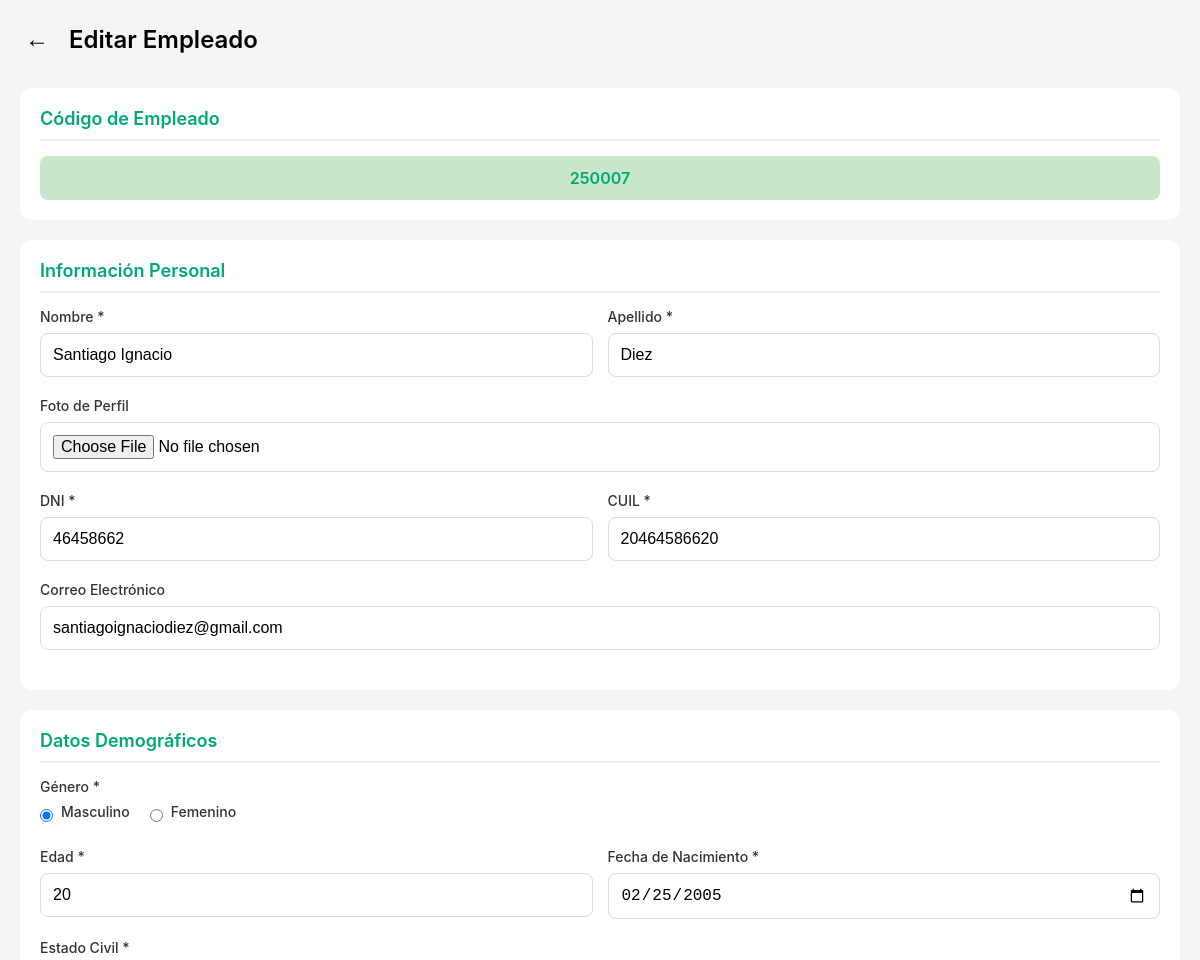
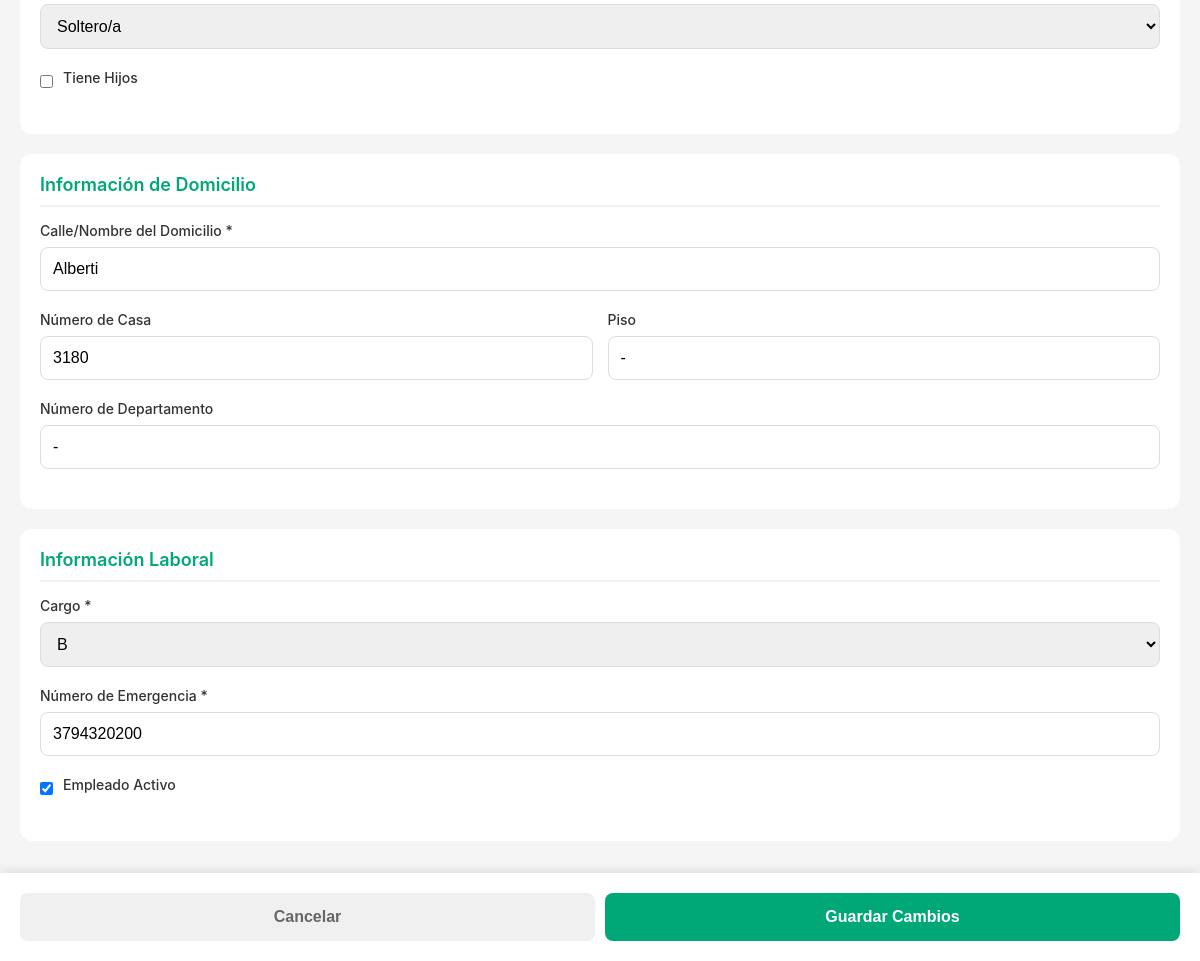
The page /editarEmpleado/250007/ on the database its author committed (2 pictures, top to bottom).
### myapp/models.py (models this page shows, shortened)
class Employee(AbstractBaseUser, PermissionsMixin):
    employee_id = models.CharField("ID de Empleado", max_length=6, unique=True, primary_key=True)
    nombre = models.CharField("Nombre", max_length=100)
    apellido = models.CharField("Apellido", max_length=100)
    dni = models.CharField("DNI", max_length=8, unique=True)
    cuil = models.CharField("CUIL", max_length=11, unique=True)
    foto_perfil = models.ImageField("Foto de Perfil", upload_to='empleados/', null=True, blank=True)
    numero_telefono = models.CharField("Número de Telefono", max_length=20)
    email = models.EmailField("Correo Electrónico", blank=True, null=True)
    codigo_biometrico = models.IntegerField("Código biométrico", unique=True, null=True, blank=True)
    setup_completo = models.BooleanField("Setup Completo", default=False)
    GENERO_CHOICES = [
        ('M', 'Masculino'),
        ('F', 'Femenino'),
    ]
    genero = models.CharField("Género", max_length=1, choices=GENERO_CHOICES)
    edad = models.IntegerField("Edad")
    fecha_nacimiento = models.DateField("Fecha de Nacimiento")
    ESTADO_CIVIL_CHOICES = [
        ('soltero', 'Soltero/a'),
        ('casado', 'Casado/a'),
        ('divorciado', 'Divorciado/a'),
        ('viudo', 'Viudo/a'),
    ]
    estado_civil = models.CharField("Estado Civil", max_length=20, choices=ESTADO_CIVIL_CHOICES)
    tiene_hijos = models.BooleanField("Tiene Hijos", default=False)
    nombre_domicilio = models.CharField("Nombre del Domicilio", max_length=200)
    numero_departamento = models.CharField("Número de Departamento", max_length=10, blank=True, null=True)
    piso_departamento = models.CharField("Piso de Departamento", max_length=10, blank=True, null=True)
    numero_casa = models.CharField("Número de Casa", max_length=10, blank=True, null=True)
    numero_emergencia = models.CharField("Número de Emergencia", max_length=20)
    position = models.CharField("Cargo", max_length=100, default="Empleado")
    is_manager = models.BooleanField("Es Gerente", default=False)
    is_active = models.BooleanField("Activo", default=True)
    password = models.CharField("Contraseña", max_length=128)
    objects = EmployeeManager()
    USERNAME_FIELD = 'employee_id'
    REQUIRED_FIELDS = ['nombre', 'apellido', 'dni']
    class Meta:
        verbose_name = "Empleado"
        verbose_name_plural = "Empleados"

### myapp/views.py (the view, shortened to what this page needs)
# urls.py: path('editarEmpleado/<str:employee_id>/', views.vista_editar_empleado, name='editar_empleado'),
def vista_editar_empleado(request, employee_id):
    try:
        empleado = Employee.objects.get(employee_id=employee_id)
        return render(request, 'myapp/editarEmpleado.html', {'empleado': empleado})
    except Employee.DoesNotExist:
        return redirect('/listaEmpleados/')

### myapp/templates/myapp/editarEmpleado.html (shortened to what this page needs)
<!DOCTYPE html>
<html lang="es">
<head>
</head>
<body>
    <div class="header">
        <button class="back-button" onclick="window.location.href='/listaEmpleados/'">←</button>
        <h1>Editar Empleado</h1>
    </div>
    <form id="editarEmpleadoForm" method="POST" enctype="multipart/form-data">
        <div class="form-container">
            <div class="section-title">Código de Empleado</div>
            <div class="code-display" id="employeeCode">{{ empleado.employee_id }}</div>
        </div>
        <div class="form-container">
            <div class="section-title">Información Personal</div>
            <div class="form-row">
                <div class="form-group">
                    <label for="nombre">Nombre *</label>
                    <input type="text" id="nombre" name="nombre" value="{{ empleado.nombre }}" required>
                </div>
                <div class="form-group">
                    <label for="apellido">Apellido *</label>
                    <input type="text" id="apellido" name="apellido" value="{{ empleado.apellido }}" required>
                </div>
            </div>
            <div class="form-group">
                <label for="foto_perfil">Foto de Perfil</label>
                <input type="file" id="foto_perfil" name="foto_perfil" accept="image/*">
            </div>
            <div class="form-row">
                <div class="form-group">
                    <label for="dni">DNI *</label>
                    <input type="text" id="dni" name="dni" value="{{ empleado.dni }}" maxlength="8" required>
                </div>
                <div class="form-group">
                    <label for="cuil">CUIL *</label>
                    <input type="text" id="cuil" name="cuil" value="{{ empleado.cuil }}" maxlength="11" required>
                </div>
            </div>
            <div class="form-group">
                <label for="email">Correo Electrónico</label>
                <input type="email" id="email" name="email" value="{{ empleado.email|default:'' }}">
            </div>
        </div>
        <div class="form-container">
            <div class="section-title">Datos Demográficos</div>
            <div class="form-group">
                <label>Género *</label>
                <div class="radio-group">
                    <div class="radio-option">
                        <input type="radio" id="generoM" name="genero" value="M" {% if empleado.genero == 'M' %}checked{% endif %} required>
                        <label for="generoM">Masculino</label>
                    </div>
                    <div class="radio-option">
                        <input type="radio" id="generoF" name="genero" value="F" {% if empleado.genero == 'F' %}checked{% endif %} required>
                        <label for="generoF">Femenino</label>
                    </div>
                </div>
            </div>
            <div class="form-row">
                <div class="form-group">
                    <label for="edad">Edad *</label>
                    <input type="number" id="edad" name="edad" value="{{ empleado.edad }}" min="18" max="100" required>
                </div>
                <div class="form-group">
                    <label for="fecha_nacimiento">Fecha de Nacimiento *</label>
                    <input type="date" id="fecha_nacimiento" name="fecha_nacimiento" value="{{ empleado.fecha_nacimiento|date:'Y-m-d' }}" required>
                </div>
            </div>
            <div class="form-group">
                <label for="estado_civil">Estado Civil *</label>
                <select id="estado_civil" name="estado_civil" required>
                    <option value="soltero" {% if empleado.estado_civil == 'soltero' %}selected{% endif %}>Soltero/a</option>
                </select>
            </div>
            <div class="form-group">
                <div class="checkbox-group">
                    <input type="checkbox" id="tiene_hijos" name="tiene_hijos" {% if empleado.tiene_hijos %}checked{% endif %}>
                    <label for="tiene_hijos">Tiene Hijos</label>
                </div>
            </div>
        </div>
        <div class="form-container">
            <div class="section-title">Información de Domicilio</div>
            <div class="form-group">
                <label for="nombre_domicilio">Calle/Nombre del Domicilio *</label>
                <input type="text" id="nombre_domicilio" name="nombre_domicilio" value="{{ empleado.nombre_domicilio }}" required>
            </div>
            <div class="form-row">
                <div class="form-group">
                    <label for="numero_casa">Número de Casa</label>
                    <input type="text" id="numero_casa" name="numero_casa" value="{{ empleado.numero_casa|default:'' }}">
                </div>
                <div class="form-group">
                    <label for="piso_departamento">Piso</label>
                    <input type="text" id="piso_departamento" name="piso_departamento" value="{{ empleado.piso_departamento|default:'' }}">
                </div>
            </div>
            <div class="form-group">
                <label for="numero_departamento">Número de Departamento</label>
                <input type="text" id="numero_departamento" name="numero_departamento" value="{{ empleado.numero_departamento|default:'' }}">
            </div>
        </div>
        <div class="form-container">
            <div class="section-title">Información Laboral</div>
            <div class="form-group">
                <label for="cargo">Cargo *</label>
                <select id="cargo" name="cargo" required>
                    <option value="B" {% if empleado.position == 'B' %}selected{% endif %}>B</option>
                </select>
            </div>
            <div class="form-group">
                <label for="numero_emergencia">Número de Emergencia *</label>
                <input type="tel" id="numero_emergencia" name="numero_emergencia" value="{{ empleado.numero_emergencia }}" required>
            </div>
            <div class="form-group">
                <div class="checkbox-group">
                    <input type="checkbox" id="is_active" name="is_active" {% if empleado.is_active %}checked{% endif %}>
                    <label for="is_active">Empleado Activo</label>
                </div>
            </div>
        </div>
        <div class="button-container">
            <button type="button" class="btn btn-secondary" onclick="cancelar()">Cancelar</button>
            <button type="submit" class="btn btn-primary">Guardar Cambios</button>
        </div>
    </form>
</body>
</html>

### myapp/templates/myapp/editarEmpleado.html (style rules this page uses)
* { margin: 0; padding: 0; box-sizing: border-box; }
body { font-family: -apple-system, BlinkMacSystemFont, 'Segoe UI', Roboto, Oxygen, Ubuntu, Cantarell, sans-serif; background-color: #f5f5f5; padding: 20px; padding-bottom: 100px; }
.header { display: flex; align-items: center; gap: 15px; margin-bottom: 30px; }
.back-button { background: none; border: none; font-size: 24px; cursor: pointer; padding: 5px; }
.header h1 { font-size: 24px; font-weight: 600; }
.form-container { background: white; border-radius: 12px; padding: 20px; margin-bottom: 20px; }
.section-title { font-size: 18px; font-weight: 600; color: #00A878; margin-bottom: 15px; padding-bottom: 10px; border-bottom: 2px solid #f0f0f0; }
.form-group { margin-bottom: 20px; }
.form-group label { display: block; font-size: 14px; font-weight: 500; color: #333; margin-bottom: 8px; }
.form-group input, .form-group select { width: 100%; padding: 12px; border: 1px solid #ddd; border-radius: 8px; font-size: 16px; outline: none; }
.form-row { display: grid; grid-template-columns: 1fr 1fr; gap: 15px; }
.radio-group { display: flex; gap: 20px; align-items: center; }
.radio-option { display: flex; align-items: center; gap: 8px; }
.radio-option input[type="radio"] { width: auto; margin: 0; }
.checkbox-group { display: flex; align-items: center; gap: 10px; }
.checkbox-group input[type="checkbox"] { width: auto; margin: 0; }
.code-display { background-color: #C8E6C9; padding: 12px; border-radius: 8px; font-size: 16px; font-weight: 600; color: #00A878; text-align: center; }
.button-container { position: fixed; bottom: 0; left: 0; right: 0; background: white; padding: 20px; box-shadow: 0 -2px 10px rgba(0, 0, 0, 0.1); display: flex; gap: 10px; }
.btn { flex: 1; padding: 15px; border: none; border-radius: 8px; font-size: 16px; font-weight: 600; cursor: pointer; }
.btn-primary { background-color: #00A878; color: white; }
.btn-secondary { background-color: #f0f0f0; color: #666; }

### rows shown on the page
Employee: employee_id "250007", nombre "Santiago Ignacio", apellido "Diez", dni "46458662", cuil "20464586620", email "santiagoignaciodiez@gmail.com", genero "☑ Masculino", genero "☐ Femenino", edad "20", fecha_nacimiento "02/25/2005", estado_civil "Soltero/a", nombre_domicilio "Alberti", numero_casa "3180", piso_departamento "-", numero_departamento "-", cargo "B", numero_emergencia "3794320200", is_active "☑"
